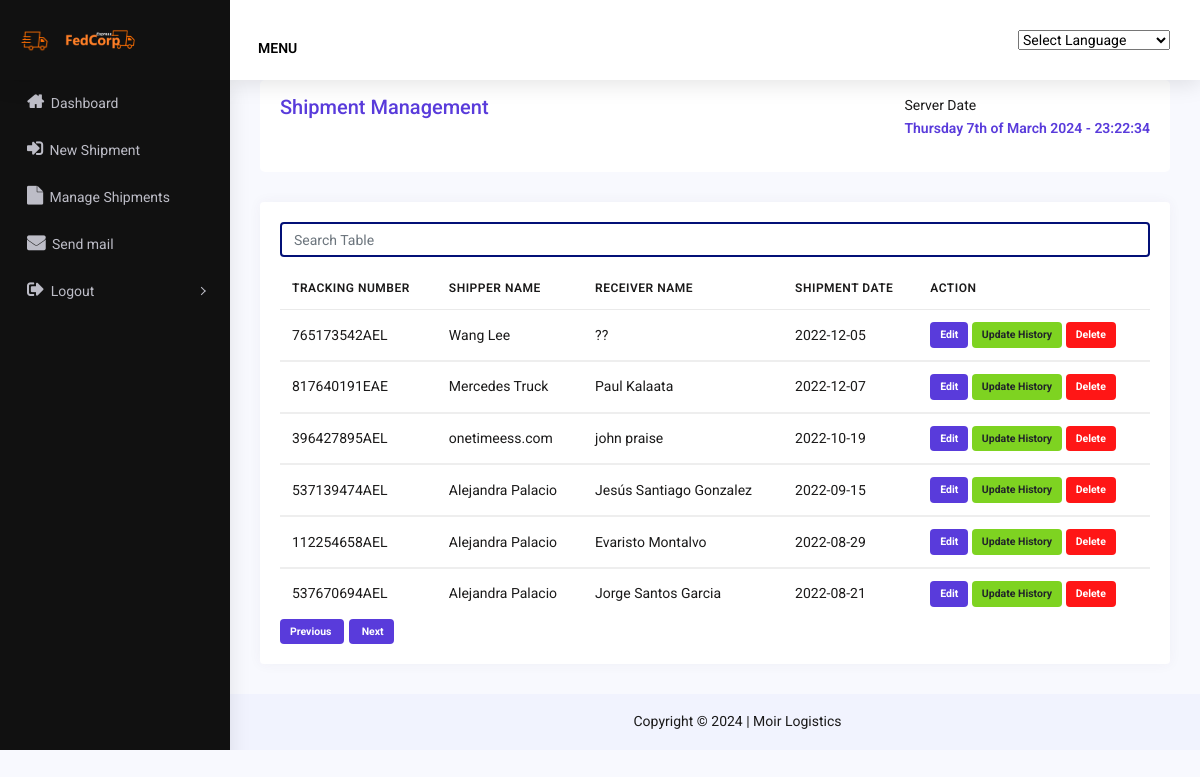
/admin/shipments.php (signed in), run on the app's committed database.
### tables this page shows
CREATE TABLE `shipment` (
  `id` int(255) NOT NULL,
  `trackingNumber` varchar(255) DEFAULT NULL,
  `shipperName` varchar(255) DEFAULT NULL,
  `shipperEmail` varchar(255) DEFAULT NULL,
  `shipperPhone` varchar(255) DEFAULT NULL,
  `shipperAddress` mediumtext,
  `receiverName` varchar(255) DEFAULT NULL,
  `receiverEmail` varchar(255) DEFAULT NULL,
  `receiverPhone` varchar(255) DEFAULT NULL,
  `receiverAddress` mediumtext,
  `progress` varchar(10) DEFAULT NULL,
  `origin` varchar(255) DEFAULT NULL,
  `destination` varchar(255) DEFAULT NULL,
  `package` varchar(255) DEFAULT NULL,
  `status` varchar(255) DEFAULT NULL,
  `shipmentType` varchar(255) DEFAULT NULL,
  `description` longtext,
  `weight` varchar(255) DEFAULT NULL,
  `length` varchar(255) DEFAULT NULL,
  `width` varchar(255) DEFAULT NULL,
  `height` varchar(255) DEFAULT NULL,
  `ref` varchar(255) DEFAULT NULL,
  `quantity` varchar(10) DEFAULT NULL,
  `paymentMode` varchar(255) DEFAULT NULL,
  `departureDate` varchar(255) DEFAULT NULL,
  `deliveryDate` varchar(255) DEFAULT NULL,
  `pickupDate` varchar(255) DEFAULT NULL
);

### config/config.php (called while the page is built, shortened)
<?php
$siteName = 'Moir Logistics';

### admin/shipments.php (the view, shortened to what this page needs)
<?php
$page = 'Shipment Management';
include( 'header.php' );
?>
<div class="content-body">
    <div class="container-fluid">
        <div class="row page-titles mx-0">
            <div class="col-sm-6 p-md-0">
                <div class="welcome-text">
                    <h4><?php echo $page; ?></h4>
                </div>
            </div>
            <div class="col-sm-6 p-md-0 justify-content-sm-end mt-2 mt-sm-0 d-flex">
                <ol class="breadcrumb">
                    <li class="breadcrumb-item">Server Date <br>
                        <p style="color: #593bdb; font-weight: 600">
                            <?php echo date( "l jS \of F Y" ); ?> - <span id="Hour"></span><span id="Minut"></span><span id="Second"></span>
                        </p>
                    </li>
                </ol>
            </div>
        </div>
        <div class="row">
            <div class="col-lg-12">
                <div class="card">
                    <div class="card-body">
                        <div class="table-responsive">
                            <input type="text" id="myInput" placeholder="Search Table" class="form-control" style="border: 2px solid #031077; margin-bottom: 10px">
                            <?php
                                if ( isset( $_GET[ 'page_no' ] ) ) {
                                    $page_no = $_GET[ 'page_no' ];
                                } else {
                                    $page_no = 1;
                                }
                                $total_records_per_page = 20;
                                $offset = ( $page_no - 1 ) * $total_records_per_page;
                                $previous_page = $page_no - 1;
                                $next_page = $page_no + 1;
                                $result_count = mysqli_query(
                                    $conn,
                                    "SELECT COUNT(*) As total_records FROM shipment"
                                );
                                $total_records = mysqli_fetch_array( $result_count );
                                $total_records = $total_records[ 'total_records' ];
                                $total_no_of_pages = ceil( $total_records / $total_records_per_page );
                                $sqlinvest = "SELECT * FROM shipment ORDER BY id DESC LIMIT $offset, $total_records_per_page";
                                $result = $conn->query( $sqlinvest );
                                if ( $result->num_rows > 0 ) {
                                    echo "<table class=\"table mb-0\">
<thead>
<tr>
<th>Tracking Number</th>
<th>Shipper Name</th>
<th>Receiver name</th>
<th>Shipment Date</th>
<th>Action</th>
</tr>
</thead>";
                                    while ( $row = $result->fetch_assoc() ) {
                                        ?>
                            <tbody id="myTable">
                                    <tr>
                                        <td>
                                             <?php echo $row['trackingNumber']; ?>
                                        </td>
                                        <td>
                                            <?php echo $row['shipperName']; ?>
                                        </td>
                                        <td>
                                            <?php echo $row['receiverName']; ?>
                                        </td>
                                        <td>
                                            <?php echo $row['departureDate']; ?>
                                        </td>
                                        <td>
                                            <a href="view.php?id=<?php echo $row['trackingNumber']; ?>" class="badge badge-primary">Edit</a>
                                            <a href="history.php?id=<?php echo $row['trackingNumber']; ?>" class="badge badge-success">Update History</a>
                                            <a href="delete.php?id=<?php echo $row['trackingNumber']; ?>" onClick="return(confirm('Are you sure that you want to delete This user?. This action is not reversible!'))" class="badge badge-danger">Delete</a>
                                        </td>
                                </tr>
                                </tbody>
                                <?php
    }
    echo "</table>";
     $display = 'block';
} else {
    echo '<div class="alert alert-primary alert-block" style="display: <?php echo $alert; ?>"> <a class="close" data-dismiss="alert" href="#">×</a>
                                <h4 class="alert-heading">Info!</h4> No records found.
                            </div>'; $display = 'none'; } ?>
                            <div style="display: <?php echo $display; ?>;">
                                <ul style="display: flex; list-style: none; color: #fff;">
                                    <li style='color: #fff; margin-right: 5px' class='badge badge-primary' <?php if($page_no <=1 ){ echo "class='badge badge-primary'"; } ?>>
                                        <a <?php if($page_no> 1){
echo "href='?page_no=$previous_page'";
} ?>>Previous&nbsp;</a>
                                    </li>
                                    <li style='color: #fff' class='badge badge-primary' <?php if($page_no>= $total_no_of_pages){ echo "class='badge badge-primary'"; } ?>>
                                        <a style='color: #fff' <?php if($page_no < $total_no_of_pages) { echo "href='?page_no=$next_page'"; } ?>>&nbsp;Next</a>
                                    </li>
                            </div>
                        </div>
                        </div>
                    </div>
                </div>
            </div>
        </div>
    </div>
    <?php
    include( 'footer.php' );
    ?>

### admin/header.php (shortened to what this page needs)
<?php
include( '../config/config.php' );
?>
<!DOCTYPE html>
<html lang="en">
<head>
    <link rel="stylesheet" href="./vendor/owl-carousel/css/owl.carousel.min.css">
    <link rel="stylesheet" href="./vendor/owl-carousel/css/owl.theme.default.min.css">
    <link href="./vendor/jqvmap/css/jqvmap.min.css" rel="stylesheet">
    <link href="./css/style.css" rel="stylesheet">
    <link href="./vendor/summernote/summernote.css" rel="stylesheet">
</head>
<body>
    <div id="main-wrapper">
        <div class="nav-header">
            <a href="dashboard" class="brand-logo">
                <img class="logo-abbr" src="./images/logo.png" alt="">
                <img class="brand-title" src="./images/logo-text.png" alt="">
            </a>
            <div class="nav-control">
                <div class="hamburger">
                    <span style="font-size: 14px; font-weight: 600; margin-left: 8px; color: #000">MENU</span>
                </div>
            </div>
        </div>
        <div class="header">
            <div class="header-content">
                <nav class="navbar navbar-expand">
                    <div class="collapse navbar-collapse justify-content-between">
                        <ul class="navbar-nav header-right">
                            <li class="nav-item dropdown header-profile">
                                <br/>
                                <select onchange="doGTranslate(this);">
                                    <option value="">Select Language</option>
                                </select>
                            </li>
                        </ul>
                    </div>
                </nav>
            </div>
        </div>
        <div class="quixnav">
            <div class="quixnav-scroll">
                <ul class="metismenu" id="menu">
                    <li>
                        <a href="dashboard.php" aria-expanded="false"><i
                                class="fa fa-home"></i><span class="nav-text">Dashboard</span></a>
                    </li>
                    <li>
                        <a href="new.php" aria-expanded="false"><i
                                class="fa fa-sign-in"></i><span class="nav-text">New Shipment</span></a>
                    </li>
                    <li>
                        <a href="shipments.php" aria-expanded="false"><i
                                class="fa fa-file"></i><span class="nav-text">Manage Shipments</span></a>
                    </li>
                    <li>
                        <a href="notification.php" aria-expanded="false"><i
                                class="fa fa-envelope"></i><span class="nav-text">Send mail</span></a>
                    </li>
                    <li>
                        <a class="has-arrow" href="logout.php" aria-expanded="false"><i
                                class="fa fa-sign-out"></i><span class="nav-text">Logout</span></a>
                    </li>
                </ul>
            </div>
        </div>

### admin/footer.php (shortened to what this page needs)
    <div class="footer">
        <div class="copyright">
            <p>Copyright © <?php echo date("Y"); ?> | <?php echo $siteName; ?></p>
        </div>
    </div>
    </div>
</body>
</html>

### admin/header.php (style rules this page uses)
body { top: 0 !important; }

### data on the page
shipment: trackingNumber "765173542AEL", shipperName "Wang Lee", receiverName "??", departureDate "2022-12-05"
shipment: trackingNumber "817640191EAE", shipperName "Mercedes Truck", receiverName "Paul Kalaata", departureDate "2022-12-07"
shipment: trackingNumber "396427895AEL", shipperName "onetimeess.com", receiverName "john praise", departureDate "2022-10-19"
shipment: trackingNumber "537139474AEL", shipperName "Alejandra Palacio", receiverName "Jesús Santiago Gonzalez", departureDate "2022-09-15"
shipment: trackingNumber "112254658AEL", shipperName "Alejandra Palacio", receiverName "Evaristo Montalvo", departureDate "2022-08-29"
shipment: trackingNumber "537670694AEL", shipperName "Alejandra Palacio", receiverName "Jorge Santos Garcia", departureDate "2022-08-21"

### other printed values
$page "Shipment Management"
$siteName "Moir Logistics"
